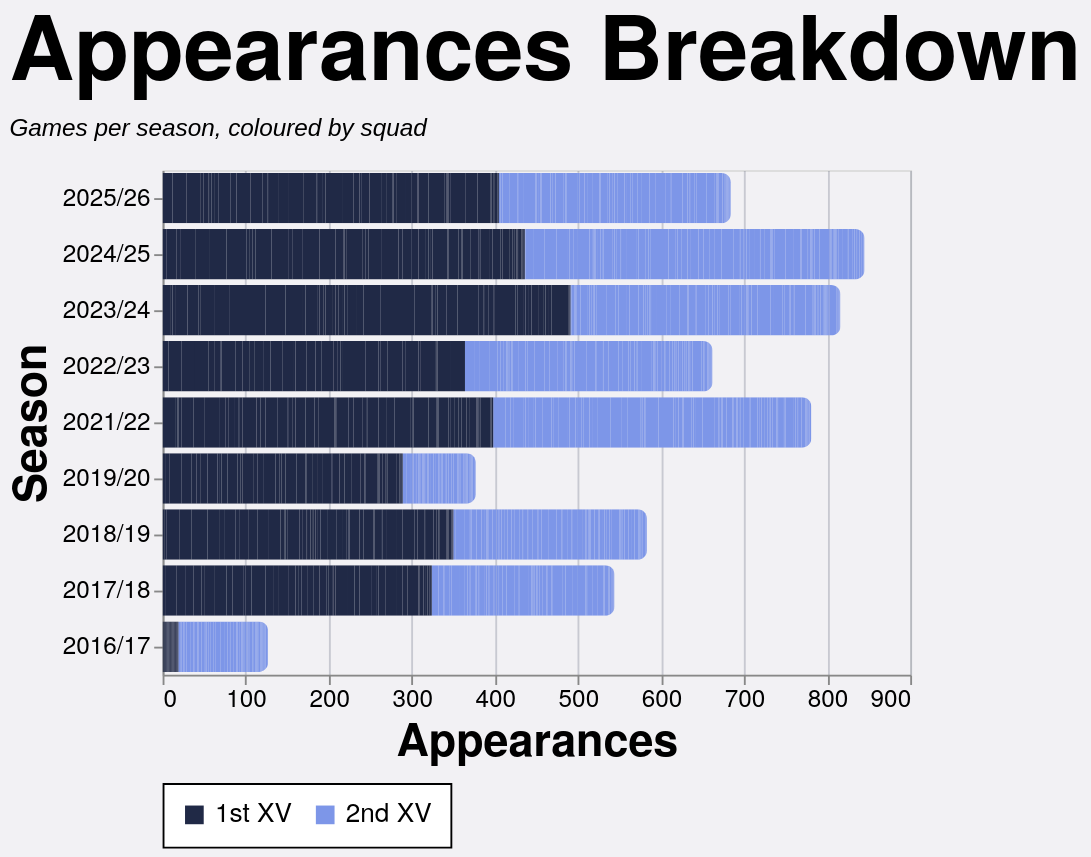

Vega-Lite specification stored for this chart:
### Vega-Lite specification from a JSON file in a GitHub repository (floating-point values rounded to 4 significant figures; data arrays with more than 128 entries replaced by an {"elided": "..."} marker saying what was removed)
{"config": {"axis": {"labelFont": "PT Sans Narrow, Helvetica Neue, Helvetica, Arial, sans-serif", "titleFont": "PT Sans Narrow, Helvetica Neue, Helvetica, Arial, sans-serif", "labelFontSize": 13, "titleFontSize": 24, "gridColor": "#202947", "gridOpacity": 0.2, "zindex": 1}, "text": {"font": "Lato, sans-serif"}, "bar": {"cornerRadiusEnd": 5}, "header": {"labelFont": "PT Sans Narrow, Helvetica Neue, Helvetica, Arial, sans-serif", "titleFont": "PT Sans Narrow, Helvetica Neue, Helvetica, Arial, sans-serif", "labelFontSize": 24, "titleFontSize": 28, "labelFontWeight": "bold", "orient": "left"}, "legend": {"labelFont": "PT Sans Narrow, Helvetica Neue, Helvetica, Arial, sans-serif", "titleFont": "PT Sans Narrow, Helvetica Neue, Helvetica, Arial, sans-serif", "labelFontSize": 14, "titleFontSize": 16, "titlePadding": 5, "fillColor": "white", "strokeColor": "black", "padding": 10, "titleFontWeight": "lighter", "titleFontStyle": "italic", "titleColor": "gray", "offset": 10}, "title": {"font": "PT Sans Narrow, Helvetica Neue, Helvetica, Arial, sans-serif", "fontSize": 48, "fontWeight": "bold", "anchor": "start", "align": "center", "titlePadding": 20, "subtitlePadding": 10, "subtitleFontSize": 13, "subtitleColor": "", "subtitleFontStyle": "italic", "offset": 15, "color": "black"}, "axisX": {"labelAngle": 0}, "facet": {"title": null, "header": null, "align": {"row": "each", "column": "each"}}, "resolve": {"scale": {"y": "independent", "facet": "independent"}}, "background": "#f2f1f4", "scale": {"offsetBandPaddingOuter": 0.2, "offsetBandPaddingInner": 0.1}}, "data": {"name": "data-7103ef80c5bf04a7d91be68c53ca0c2f"}, "mark": {"type": "bar"}, "encoding": {"color": {"field": "color_value", "legend": {"orient": "bottom", "title": null}, "scale": {"domain": ["1st XV", "2nd XV"], "range": ["#202946", "#7d96e8"]}, "sort": {"field": "sum(apps)", "op": "sum", "order": "descending"}, "type": "nominal"}, "tooltip": [{"field": "player", "title": "Player", "type": "nominal"}, {"field": "season", "title": "Season", "type": "nominal"}, {"field": "color_value", "title": "Group", "type": "nominal"}, {"aggregate": "sum", "field": "apps", "title": "Appearances", "type": "quantitative"}], "x": {"aggregate": "sum", "field": "apps", "title": "Appearances", "type": "quantitative"}, "y": {"field": "season", "sort": {"field": "season_sort", "op": "max", "order": "descending"}, "title": "Season", "type": "nominal"}}, "height": {"step": 30}, "title": {"text": "Appearances Breakdown", "subtitle": "Games per season, coloured by squad"}, "width": 400, "$schema": "https://vega.github.io/schema/vega-lite/v5.20.1.json", "datasets": {"data-7103ef80c5bf04a7d91be68c53ca0c2f": {"elided": "2502 records"}}}
